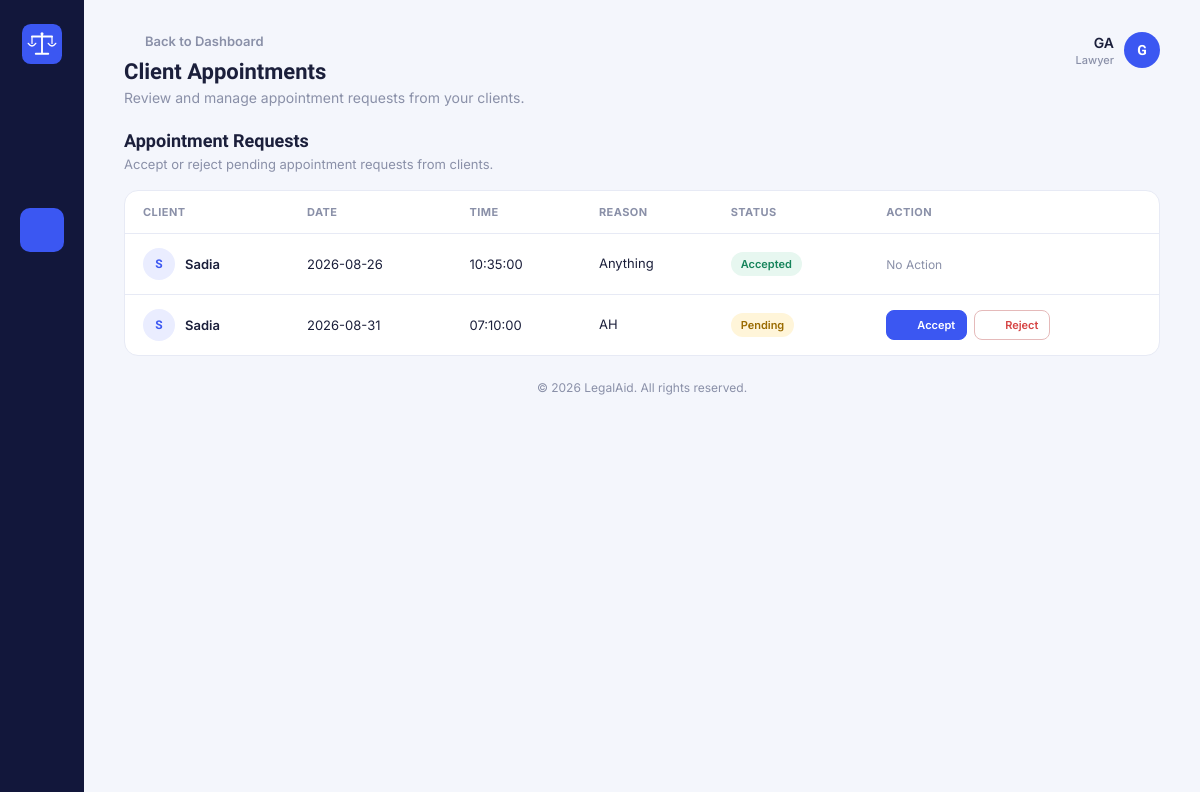
The page /My_Project/lawyer/appointments.php (signed in) on the database its author committed.
### tables this page shows
CREATE TABLE `appointments` (
  `appointment_id` int(11) NOT NULL,
  `client_id` int(11) NOT NULL,
  `lawyer_id` int(11) NOT NULL,
  `appointment_date` date NOT NULL,
  `appointment_time` time NOT NULL,
  `reason` text NOT NULL,
  `status` varchar(20) NOT NULL,
  `created_at` timestamp NOT NULL DEFAULT current_timestamp() ON UPDATE current_timestamp()
);

CREATE TABLE `users` (
  `user_id` int(11) NOT NULL,
  `name` varchar(100) NOT NULL,
  `email` varchar(100) NOT NULL,
  `password` varchar(255) NOT NULL,
  `phone` varchar(20) DEFAULT NULL,
  `role` varchar(20) NOT NULL,
  `created_at` timestamp NOT NULL DEFAULT current_timestamp() ON UPDATE current_timestamp(),
  `status` varchar(20) NOT NULL DEFAULT 'active'
);

### My_Project/lawyer/appointments.php (the view, shortened to what this page needs)
<?php
include("../db.php");
$lawyer_user_id = $_SESSION["id"];
$username = $_SESSION["username"];
function icon($name)
{
    $icons = [
        'home' =>
        '<path d="M4 11.5 12 5l8 6.5"/>
         <path d="M6 10v9a1 1 0 0 0 1 1h4v-6h2v6h4a1 1 0 0 0 1-1-1v-9"/>',
        'user' =>
        '<circle cx="12" cy="8" r="3.5"/>
         <path d="M5 20c1.2-3.6 4-5.5 7-5.5s5.8 1.9 7 5.5"/>',
        'search' =>
        '<circle cx="10.5" cy="10.5" r="6"/>
         <path d="m20 20-4.8-4.8"/>',
        'calendar' =>
        '<rect x="4" y="5.5" width="16" height="14.5" rx="2"/>
         <path d="M4 10h16M8 3.5v3M16 3.5v3"/>',
        'briefcase' =>
        '<rect x="3.5" y="8" width="17" height="11" rx="2"/>
         <path d="M8.5 8V6a2 2 0 0 1 2-2h3a2 2 0 0 1 2 2v2"/>
         <path d="M3.5 13h17"/>',
        'chart' =>
        '<path d="M4 20V10M11 20V4M18 20v-7"/>
         <path d="M2.5 20.5h19"/>',
        'users' =>
        '<circle cx="9" cy="8" r="3"/>
         <path d="M2.5 20c1-3.3 3.4-5 6.5-5s5.5 1.7 6.5 5"/>
         <circle cx="17" cy="9" r="2.4"/>
         <path d="M15.8 12.2c2.3.3 3.9 1.8 4.7 4.3"/>',
        'shield' =>
        '<path d="M12 3.5 19 6v6c0 4.4-3 7.8-7 8.5-4-.7-7-4.1-7-8.5V6z"/>
         <path d="m9 12 2 2 4-4.2"/>',
        'folder' =>
        '<path d="M3.5 7.5a1.5 1.5 0 0 1 1.5-1.5h4l2 2.2h8a1.5 1.5 0 0 1 1.5 1.5V18a1.5 1.5 0 0 1-1.5 1.5H5A1.5 1.5 0 0 1 3.5 18z"/>',
        'flag' =>
        '<path d="M5 21V4"/>
         <path d="M5 4c3-2 5 2 8 0s5 2 6 0v9c-3 2-5-2-8 0s-5-2-6 0"/>',
        'back' =>
        '<path d="M19 12H5"/>
         <path d="m12 19-7-7 7-7"/>',
        'logout' =>
        '<path d="M9 21H5a2 2 0 0 1-2-2V5a2 2 0 0 1 2-2h4"/>
         <path d="M16 17l5-5-5-5"/>
         <path d="M21 12H9"/>',
        'check' =>
        '<path d="m5 12 4 4L19 6"/>',
        'close' =>
        '<path d="M6 6l12 12M18 6 6 18"/>'
    ];
    $body = $icons[$name] ?? '';
    return '<svg viewBox="0 0 24 24"
        fill="none"
        stroke="currentColor"
        stroke-width="1.7"
        stroke-linecap="round"
        stroke-linejoin="round">' . $body . '</svg>';
}
$sql2 = "SELECT lawyer_id
         FROM lawyer_profiles
         WHERE user_id='$lawyer_user_id'";
$result2 = mysqli_query($conn, $sql2);
$lawyer = mysqli_fetch_assoc($result2);
$lawyer_id = $lawyer["lawyer_id"];
$sql = "SELECT appointments.*,
        users.name AS client_name
        FROM appointments
        JOIN users
        ON appointments.client_id = users.user_id
        WHERE appointments.lawyer_id = '$lawyer_id'
        ORDER BY
        appointments.appointment_date ASC,
        appointments.appointment_time ASC";
$result = mysqli_query($conn, $sql);
?>
<!DOCTYPE html>
<html lang="en">
<head>
<link rel="stylesheet"
      href="appointments.css">
</head>
<body>
<div class="app">
<nav class="sidebar">
    <a class="sidebar-logo"
       href="../dashboard.php">
        <img src="../logo/logo-icon.svg"
             alt="LegalAid">
    </a>
    <ul class="sidebar-nav">
        <li title="Dashboard">
            <a href="../dashboard.php">
                <?php echo icon('home'); ?>
            </a>
        </li>
        <li title="Profile">
            <a href="profile.php">
                <?php echo icon('user'); ?>
            </a>
        </li>
        <li class="active"
            title="Appointments">
            <a href="appointments.php">
                <?php echo icon('calendar'); ?>
            </a>
        </li>
        <li title="Cases">
            <a href="cases.php">
                <?php echo icon('briefcase'); ?>
            </a>
        </li>
        <li title="Reports">
            <a href="reports.php">
                <?php echo icon('chart'); ?>
            </a>
        </li>
    </ul>
    <div class="sidebar-bottom">
        <a href="../logout.php"
           title="Logout">
            <?php echo icon('logout'); ?>
        </a>
    </div>
</nav>
<main class="main">
    <header class="topbar">
        <div>
            <a class="back-link"
               href="../dashboard.php">
                <?php echo icon('back'); ?>
                Back to Dashboard
            </a>
            <h1>
                Client Appointments
            </h1>
            <p class="subtitle">
                Review and manage appointment requests from your clients.
            </p>
        </div>
        <div class="account">
            <div class="account-info">
                <span class="account-name">
                    <?php
                    echo htmlspecialchars($username);
                    ?>
                </span>
                <span class="account-role">
                    Lawyer
                </span>
            </div>
            <div class="avatar">
                <?php
                echo strtoupper(
                    substr($username, 0, 1)
                );
                ?>
            </div>
        </div>
    </header>
    <section class="page-heading">
        <div>
            <h2>
                Appointment Requests
            </h2>
            <p>
                Accept or reject pending appointment requests from clients.
            </p>
        </div>
    </section>
    <section class="results-card">
        <div class="table-wrapper">
            <table>
                <thead>
                    <tr>
                        <th>
                            Client
                        </th>
                        <th>
                            Date
                        </th>
                        <th>
                            Time
                        </th>
                        <th>
                            Reason
                        </th>
                        <th>
                            Status
                        </th>
                        <th>
                            Action
                        </th>
                    </tr>
                </thead>
                <tbody>
                <?php
                if(
                    $result &&
                    mysqli_num_rows($result) > 0
                ):
                    while(
                        $row =
                        mysqli_fetch_assoc($result)
                    ):
                ?>
                <tr>
                    <td>
                        <div class="person-cell">
                            <span class="person-avatar">
                                <?php
                                echo strtoupper(
                                    substr(
                                        $row["client_name"],
                                        0,
                                        1
                                    )
                                );
                                ?>
                            </span>
                            <span>
                                <?php
                                echo htmlspecialchars(
                                    $row["client_name"]
                                );
                                ?>
                            </span>
                        </div>
                    </td>
                    <td>
                        <?php
                        echo htmlspecialchars(
                            $row["appointment_date"]
                        );
                        ?>
                    </td>
                    <td>
                        <?php
                        echo htmlspecialchars(
                            $row["appointment_time"]
                        );
                        ?>
                    </td>
                    <td class="reason-cell">
                        <?php
                        echo htmlspecialchars(
                            $row["reason"]
                        );
                        ?>
                    </td>
                    <td>
                        <?php
                        $statusClass =
                            strtolower(
                                $row["status"]
                            );
                        ?>
                        <span class="status-tag <?php
                            echo htmlspecialchars(
                                $statusClass
                            );
                        ?>">
                            <?php
                            echo htmlspecialchars(
                                ucfirst(
                                    $row["status"]
                                )
                            );
                            ?>
                        </span>
                    </td>
                    <td class="action-cell">
                        <?php
                        if(
                            $row["status"] == "pending"
                        ):
                        ?>
                        <div class="action-stack">
                            <a
                                class="button button-accept"
                                href="appointments.php?accept=<?php
                                    echo urlencode(
                                        $row["appointment_id"]
                                    );
                                ?>"
                            >
                                <?php echo icon('check'); ?>
                                Accept
                            </a>
                            <a
                                class="button button-reject"
                                href="appointments.php?reject=<?php
                                    echo urlencode(
                                        $row["appointment_id"]
                                    );
                                ?>"
                            >
                                <?php echo icon('close'); ?>
                                Reject
                            </a>
                        </div>
                        <?php
                        else:
                        ?>
                        <span class="no-action">
                            No Action
                        </span>
                        <?php
                        endif;
                        ?>
                    </td>
                </tr>
                <?php
                    endwhile;
                endif;
                ?>
                </tbody>
            </table>
        </div>
    </section>
    <footer class="footer">
        &copy;
        <?php
        echo date("Y");
        ?>
        LegalAid. All rights reserved.
    </footer>
</main>
</div>
</body>
</html>

### rows shown on the page
appointments: users.name "S", users.name "Sadia", appointment_date "2026-08-26", appointment_time "10:35:00", reason "Anything", status "Accepted", shows "No Action"
appointments: users.name "S", users.name "Sadia", appointment_date "2026-08-31", appointment_time "07:10:00", reason "AH", status "Pending"

### other values the page prints
$username "GA"
substr($username, 0, 1) "G"
